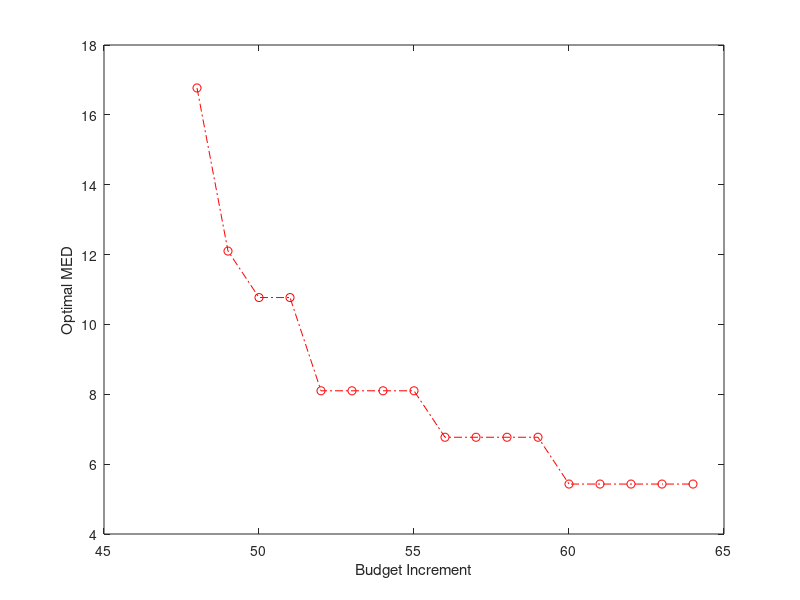

Write MATLAB code to recreate this figure.
x=[48:64];
y1=[16.77,12.1,10.77,10.77,8.1,8.1,8.1,8.1,6.77,6.77,6.77,6.77,5.43,5.43,5.43,5.43,5.43];
y2=[16.77,12.1,10.77,10.77,8.1,8.1,8.1,8.1,6.77,6.77,6.77,6.77,5.43,5.43,5.43,5.43,5.43];
plot(x,y1,'-.ro');
xlabel('Budget Increment');
ylabel('Optimal MED');

